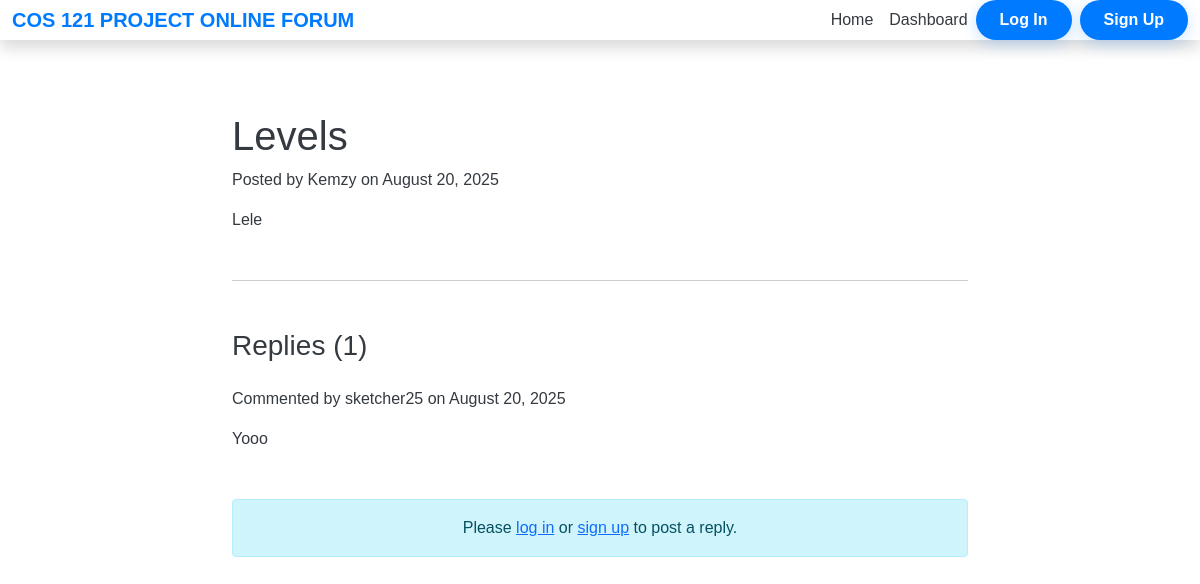
Page /topic/5 on the committed database.
### app/models.py (models this page shows, shortened)
class Topic(db.Model):
    id = db.Column(db.Integer, primary_key=True)
    title = db.Column(db.String(100), nullable=False)
    content = db.Column(db.Text, nullable=False)
    date_posted = db.Column(db.DateTime, default=datetime.utcnow)
    user_id = db.Column(db.Integer, db.ForeignKey('user.id'), nullable=False)
    replies = db.relationship('Reply', backref='topic', lazy='dynamic', cascade="all, delete-orphan")

class User(db.Model):
    id = db.Column(db.Integer, primary_key=True)
    username = db.Column(db.String(80), unique=True, nullable=False)
    email = db.Column(db.String(120), unique=True, nullable=False)
    password_hash = db.Column(db.String(128))
    date_joined = db.Column(db.DateTime, default=datetime.utcnow)
    topics = db.relationship('Topic', backref='author', lazy='dynamic')
    replies = db.relationship('Reply', backref='author', lazy='dynamic')

class Reply(db.Model):
    id = db.Column(db.Integer, primary_key=True)
    content = db.Column(db.Text, nullable=False)
    date_posted = db.Column(db.DateTime, default=datetime.utcnow)
    user_id = db.Column(db.Integer, db.ForeignKey('user.id'), nullable=False)
    topic_id = db.Column(db.Integer, db.ForeignKey('topic.id'), nullable=False)

### app/routes.py (the view)
@app.route('/topic/<int:topic_id>')
def view_topic(topic_id):
    topic = Topic.query.get_or_404(topic_id)
    replies = Reply.query.filter_by(topic_id=topic_id).order_by(Reply.date_posted.asc()).all()
    return render_template('view_topic.html', title=topic.title, topic=topic, replies=replies)

### app/templates/view_topic.html (shortened to what this page needs)
{% extends "base.html" %}
{% block content %}
<div class="container py-5">
    <div class="row justify-content-center">
        <div class="col-lg-8">
            <div class="topic-container mb-4">
                <h1 class="topic-title">{{ topic.title }}</h1>
                <p class="topic-meta">Posted by {{ topic.author.username }} on {{ topic.date_posted.strftime('%B %d, %Y') }}</p>
                <div class="topic-content">
                    <p>{{ topic.content }}</p>
                </div>
            </div>
            <hr class="my-5">
            <div class="replies-section">
                <h3 class="mb-4">Replies ({{ replies | length }})</h3>
                {% for reply in replies %}
                    <div class="reply-card mb-3">
                        <p class="reply-meta">Commented by {{ reply.author.username }} on {{ reply.date_posted.strftime('%B %d, %Y') }}</p>
                        <p class="reply-content">{{ reply.content }}</p>
                    </div>
                {% endfor %}
            </div>
            {% if 'logged_in' in session %}
                <div class="reply-form-container mt-5">
                    <h4 class="mb-3">Post a Reply</h4>
                    <form action="{{ url_for('post_reply', topic_id=topic.id) }}" method="post">
                        <div class="mb-3">
                            <textarea class="form-control" id="reply_content" name="content" rows="4" placeholder="Type your reply here..." required></textarea>
                        </div>
                        <div class="d-grid">
                            <button type="submit" class="btn btn-primary py-2">Submit Reply</button>
                        </div>
                    </form>
                </div>
            {% else %}
                <div class="alert alert-info text-center mt-5">
                    Please <a href="{{ url_for('login') }}">log in</a> or <a href="{{ url_for('signup') }}">sign up</a> to post a reply.
                </div>
            {% endif %}
        </div>
    </div>
</div>
{% endblock %}

### app/static/css/style.css (style rules this page uses)
:root { --brand-color: #007bff; --accent-color: #28a745; --light-bg: #ffffff; --dark-text: #343a40; --light-text: #6c757d; --shadow: 0 4px 15px rgba(0, 0, 0, 0.05); }
body { background-color: var(--light-bg); color: var(--dark-text); font-family: 'Heebo', sans-serif; padding-top: 0; }
h1, h2, h3, h4, h5, h6 { font-family: 'Nunito', sans-serif; color: var(--dark-text); }

### rows in the picture
Topic: title "Levels", date_posted "August 20, 2025", content "Lele"
User: author.username "Kemzy"
Reply: author.username "sketcher25", date_posted "August 20, 2025", content "Yooo"

### other values in the picture
{{ replies | length }} "1"
